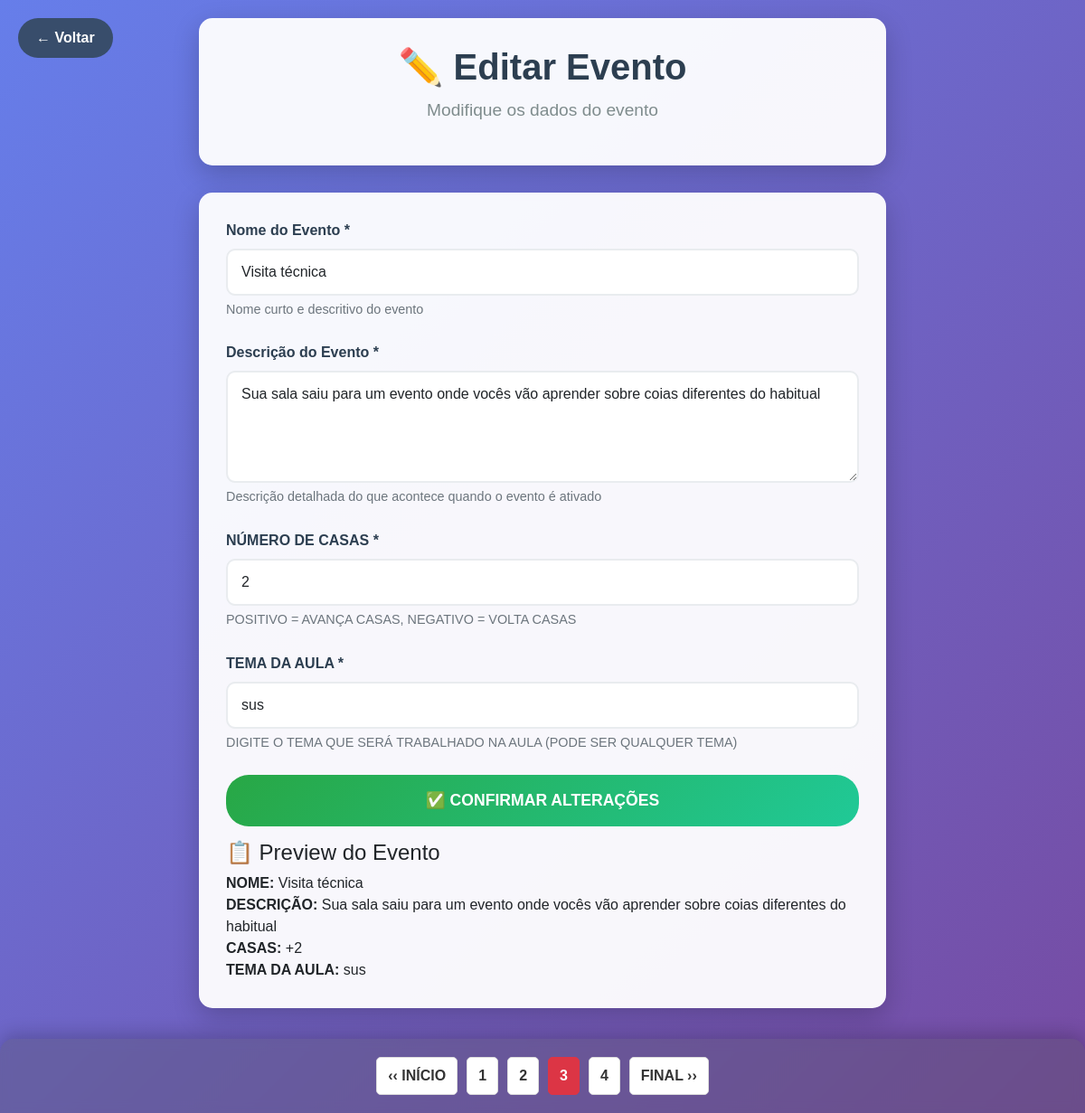
Before: /Adm/editarEvento.php?id=1 (signed in) with the older database file.
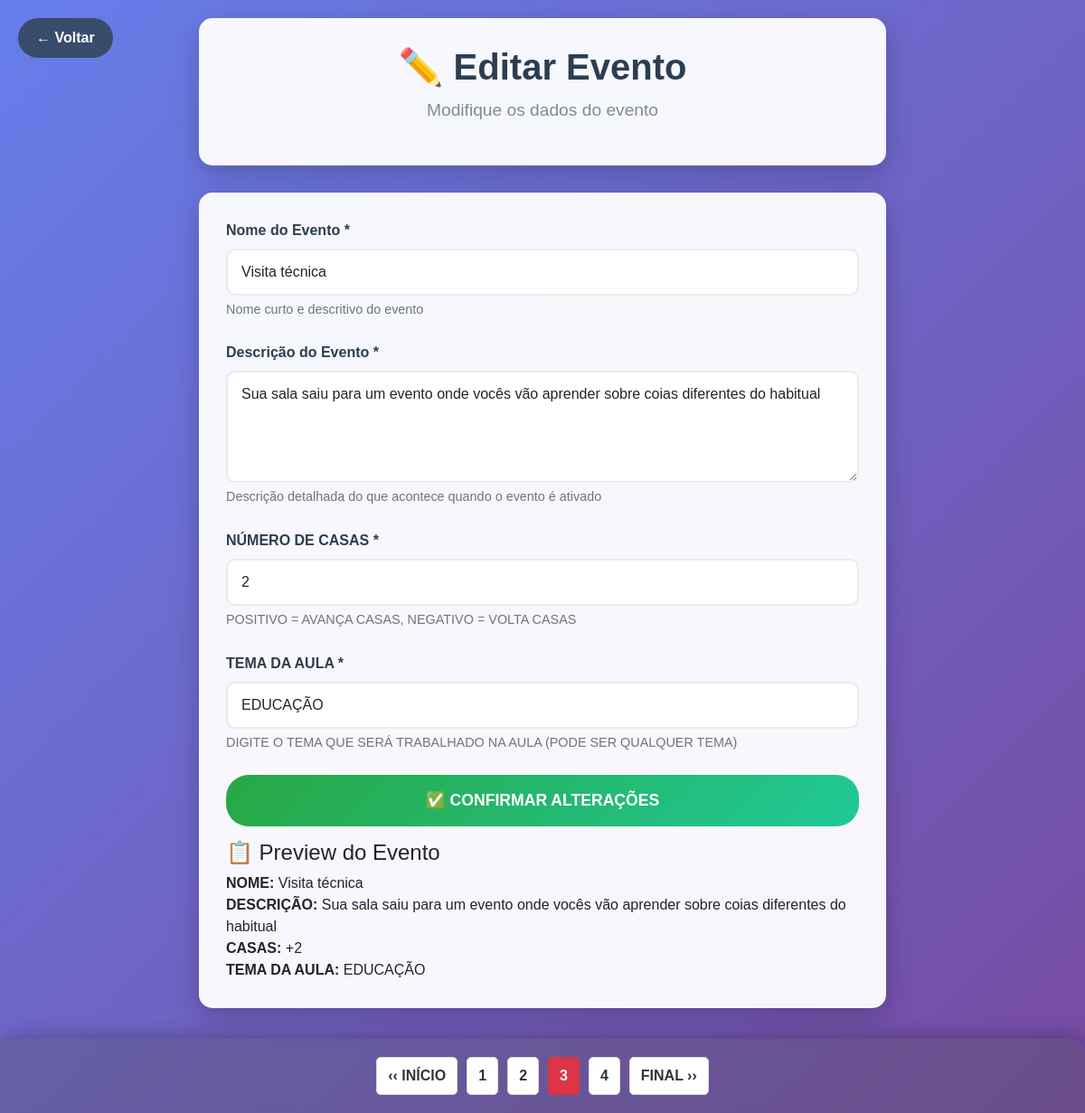
After: the same page with the newer database file.
### tables this page shows
CREATE TABLE `tbevento` (
  `idEvento` int(11) NOT NULL,
  `nomeEvento` varchar(50) NOT NULL,
  `descricaoEvento` varchar(255) NOT NULL,
  `modificadorEvento` varchar(120) NOT NULL,
  `dificuldadeEvento` varchar(10) NOT NULL,
  `temaAula` varchar(50) DEFAULT NULL,
  `impactoEvento` varchar(50) NOT NULL,
  `casaEvento` int(100) NOT NULL
);

### Adm/editarEvento.php (the view, shortened to what this page needs)
<?php include('../banco/conexao.php'); include('../includes/verificar_login.php');?>
<?php
$id = $_GET['id'] ?? null;
$stmt = $pdo->prepare("SELECT * FROM tbevento WHERE idEvento = ?");
$stmt->execute([$id]);
$evento = $stmt->fetch(PDO::FETCH_ASSOC);
?>
<!DOCTYPE html>
<html lang="pt-BR">
<head>
    <link href="https://cdn.jsdelivr.net/npm/bootstrap@5.3.7/dist/css/bootstrap.min.css" rel="stylesheet">
    <link rel="stylesheet" href="./css/editarEvento.css">
</head>
<body>
    <a href="gerenciarEventos.php" class="back-btn">← Voltar</a>
    <div class="admin-container">
        <div class="admin-header">
            <h1 class="admin-title">✏️ Editar Evento</h1>
            <p class="admin-subtitle">Modifique os dados do evento</p>
        </div>
        <div class="form-section">
            <form method="POST">
                <div class="form-group">
                    <label for="nomeEvento" class="form-label">Nome do Evento *</label>
                    <input type="text" class="form-control" id="nomeEvento" name="nomeEvento"
                           value="<?php echo htmlspecialchars($evento['nomeEvento']); ?>"
                           placeholder="Ex: Acesso ao SUS" required>
                    <div class="help-text">Nome curto e descritivo do evento</div>
                </div>
                <div class="form-group">
                    <label for="descricaoEvento" class="form-label">Descrição do Evento *</label>
                    <textarea class="form-control" id="descricaoEvento" name="descricaoEvento"
                              rows="4" placeholder="Descreva o que acontece no evento..." required><?php echo htmlspecialchars($evento['descricaoEvento']); ?></textarea>
                    <div class="help-text">Descrição detalhada do que acontece quando o evento é ativado</div>
                </div>
                <div class="form-group">
                    <label for="casaEvento" class="form-label">NÚMERO DE CASAS *</label>
                    <input type="number" class="form-control" id="casaEvento" name="casaEvento"
                           value="<?php echo $evento['casaEvento']; ?>"
                           placeholder="Ex: 2 ou -2" required>
                    <div class="help-text">POSITIVO = AVANÇA CASAS, NEGATIVO = VOLTA CASAS</div>
                </div>
                 <div class="form-group">
                     <label for="temaAula" class="form-label">TEMA DA AULA *</label>
                     <input type="text" class="form-control" id="temaAula" name="temaAula"
                            value="<?php echo htmlspecialchars($evento['temaAula'] ?? ''); ?>"
                            placeholder="Ex: SUS, DROGAS, EDUCAÇÃO, etc..." required>
                     <div class="help-text">DIGITE O TEMA QUE SERÁ TRABALHADO NA AULA (PODE SER QUALQUER TEMA)</div>
                 </div>
                 <button type="button" class="btn-confirm" onclick="confirmarAlteracoes()">✅ CONFIRMAR ALTERAÇÕES</button>
            </form>
            <div class="preview-section">
                <h4 class="preview-title">📋 Preview do Evento</h4>
                 <div class="preview-item">
                     <strong>NOME:</strong> <span id="preview-nome"><?php echo htmlspecialchars($evento['nomeEvento']); ?></span><br>
                     <strong>DESCRIÇÃO:</strong> <span id="preview-descricao"><?php echo htmlspecialchars($evento['descricaoEvento']); ?></span><br>
                     <strong>CASAS:</strong> <span id="preview-casas"><?php echo $evento['casaEvento'] > 0 ? '+' . $evento['casaEvento'] : $evento['casaEvento']; ?></span><br>
                     <strong>TEMA DA AULA:</strong> <span id="preview-tema"><?php echo htmlspecialchars($evento['temaAula'] ?? 'Não definido'); ?></span>
                 </div>
            </div>
        </div>
        <br><br><br><br>
        <div class="pagination-section">
            <div class="pagination-container">
                <div class="pagination-nav">
                    <a href="index.php" class="pagination-btn">‹‹ INÍCIO</a>
                    <a href="index.php" class="pagination-btn">1</a>
                    <a href="cadastrarEvento.php" class="pagination-btn">2</a>
                    <a href="gerenciarEventos.php" class="pagination-btn active">3</a>
                    <a href="configurarPartida.php" class="pagination-btn">4</a>
                    <a href="configurarPartida.php" class="pagination-btn">FINAL ››</a>
                </div>
            </div>
        </div>
    </div>
</body>
</html>

Changed rows visible on the page:
changed tbevento "Visita técnica": temaAula "sus" → "EDUCAÇÃO"
